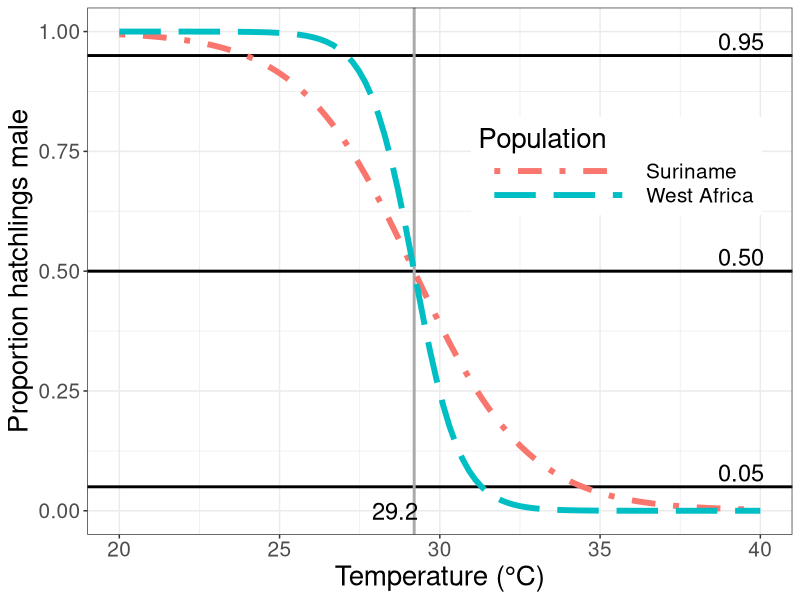
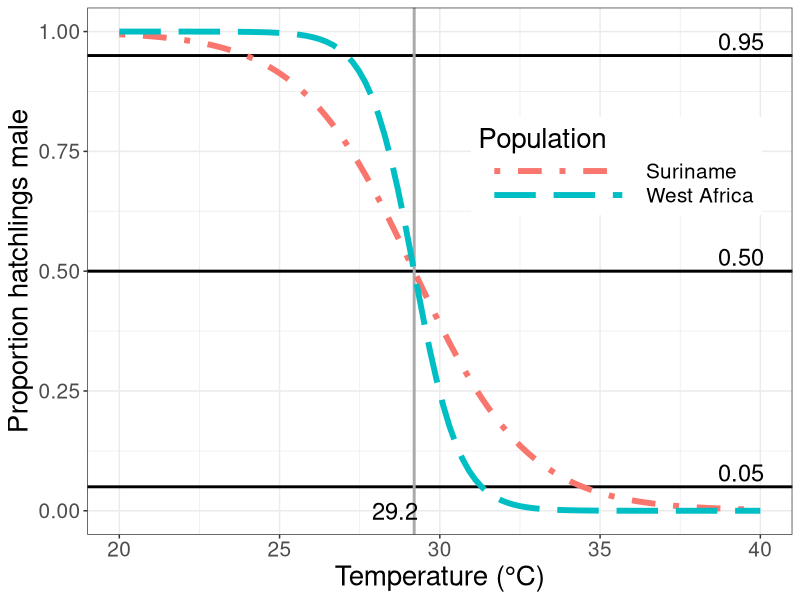

These charts were generated, in order, by the following R code:
# set working directory
setwd("~/Projects/iliketurtles3")

# load libraries
library(ggplot2)

# temperatures
x <- seq(from = 20, to = 40, length = 100)

# patricio et al.
t_piv1 <- 29.2
k1 <- -1.4
y1 <- 1/(1 + exp(-k1*(x - t_piv1)))

# embryogrowth (all greens)
t_piv2 <- 29.2
k2 <- -0.56
y2 <- 1/(1 + exp(-k2*(x - t_piv2)))

# make dataframe
TRN <- data.frame(Temperature = x,
                  Population = rep(c('West Africa', 'Suriname'), each = 100),
                  Proportion_Male = c(y1, y2))

# WA <- subset(TRN, Model == 'West Africa')
# SN <- subset(TRN, Model == 'Suriname')

# plot
fig <- ggplot(data = TRN, aes(x = Temperature, y = Proportion_Male, 
                              col = Population, lty = Population)) +
  geom_hline(yintercept = c(0.05, 0.50, 0.95), lwd = 1, lty = 1) +
  geom_vline(xintercept = t_piv1, col = 'darkgrey', lwd = 1, lty = 1) +
  geom_line(lwd = 2) +
  scale_color_manual(values = c('#F8766D', '#00BFC4')) +
  scale_linetype_manual(values = c(4, 5)) +
  ylab('Proportion hatchlings male') +
  xlab('Temperature (\u00B0C)') +
  theme_bw() +
  theme(axis.text = element_text(size = 15), 
        axis.title = element_text(size = 20),
        # legend.position = 'none', +
        legend.text = element_text(size = 15),
        legend.title = element_text(size = 20),
        legend.position = 'inside', 
        legend.position.inside = c(0.75, 0.7),
        legend.key.width = unit(8, "line")) +
  annotate("text", x = 39.4, y = 0.08, label = "0.05", size = 6) +
  annotate("text", x = 39.4, y = 0.53, label = "0.50", size = 6) +
  annotate("text", x = 39.4, y = 0.98, label = "0.95", size = 6) +
  annotate("text", x = 28.6, y = 0, label = "29.2", size = 6)


fig

ggsave("figures/thermal_reaction_norms.png", 
       plot = last_plot(), 
       height = 5, 
       width = 8)
